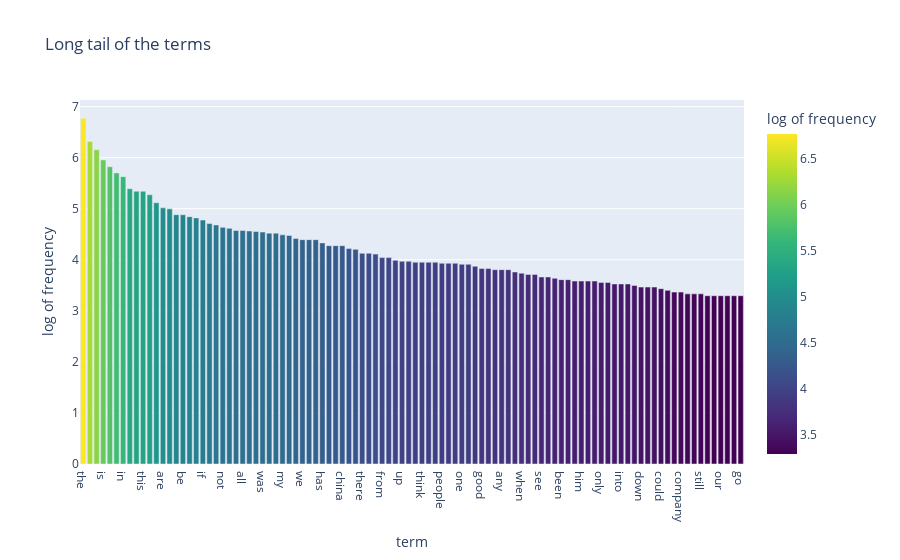

The notebook cell saved with this chart:
### Markdown cell above
### >>> **Exercise 15 (take home):**

### Code cell
# Answer here

n=100 # how many terms we want to display
df3 = pd.DataFrame({ 'term': count_vect.get_feature_names_out(), 'log of frequency': term_frequencies_log})
df3_sorted = df3.sort_values('log of frequency', ascending=False).head(n)

# One-line plot
fig = pyex.bar(df3_sorted, 
                         x='term', 
                         y='log of frequency', 
                         title='Long tail of the terms',
                         color='log of frequency',
                         color_continuous_scale='viridis')
fig.show()

'''
we can observe that :
- the y scale has been reduced : from 0-30k to 0-10, 
    - Makes it easier for the mind to compare
- the arithmetic difference between the values are now manageable : now, the smaller values are not graphically shrinked anymore into oblivion because of the big values.
    - We can thus observe the long tail in more details
'''

### Figure 1 — Plotly figure (JSON) as saved in the notebook; plotly's stock layout.template omitted (floating-point values rounded to 4 significant figures)
{"data": [{"hovertemplate": "term=%{x}<br>log of frequency=%{marker.color}<extra></extra>", "legendgroup": "", "marker": {"color": [6.773, 6.317, 6.155, 5.956, 5.823, 5.7, 5.628, 5.394, 5.342, 5.342, 5.273, 5.118, 5.017, 4.997, 4.883, 4.883, 4.844, 4.82, 4.779, 4.71, 4.682, 4.635, 4.615, 4.575, 4.575, 4.564, 4.554, 4.543, 4.522, 4.522, 4.489, 4.477, 4.419, 4.394, 4.394, 4.394, 4.331, 4.277, 4.277, 4.277, 4.22, 4.205, 4.127, 4.127, 4.111, 4.043, 4.043, 3.989, 3.97, 3.97, 3.951, 3.951, 3.951, 3.951, 3.932, 3.932, 3.932, 3.912, 3.912, 3.871, 3.829, 3.829, 3.807, 3.807, 3.807, 3.761, 3.738, 3.714, 3.714, 3.664, 3.664, 3.638, 3.611, 3.611, 3.584, 3.584, 3.584, 3.584, 3.555, 3.555, 3.526, 3.526, 3.526, 3.497, 3.466, 3.466, 3.466, 3.434, 3.401, 3.367, 3.367, 3.332, 3.332, 3.332, 3.296, 3.296, 3.296, 3.296, 3.296, 3.296], "coloraxis": "coloraxis", "pattern": {"shape": ""}}, "name": "", "orientation": "v", "showlegend": false, "textposition": "auto", "type": "bar", "x": ["the", "to", "and", "is", "it", "of", "in", "that", "for", "this", "you", "on", "are", "they", "he", "be", "will", "with", "if", "as", "but", "not", "so", "have", "all", "us", "just", "was", "at", "trump", "my", "what", "like", "we", "can", "or", "has", "their", "market", "china", "about", "more", "there", "now", "no", "from", "re", "by", "up", "do", "some", "think", "even", "them", "people", "his", "how", "one", "going", "your", "good", "money", "would", "any", "out", "an", "when", "who", "than", "see", "tariffs", "why", "been", "get", "time", "him", "other", "make", "only", "want", "me", "into", "don", "then", "down", "doing", "over", "could", "because", "right", "company", "silver", "stock", "still", "should", "years", "our", "day", "after", "go"], "xaxis": "x", "y": [6.773, 6.317, 6.155, 5.956, 5.823, 5.7, 5.628, 5.394, 5.342, 5.342, 5.273, 5.118, 5.017, 4.997, 4.883, 4.883, 4.844, 4.82, 4.779, 4.71, 4.682, 4.635, 4.615, 4.575, 4.575, 4.564, 4.554, 4.543, 4.522, 4.522, 4.489, 4.477, 4.419, 4.394, 4.394, 4.394, 4.331, 4.277, 4.277, 4.277, 4.22, 4.205, 4.127, 4.127, 4.111, 4.043, 4.043, 3.989, 3.97, 3.97, 3.951, 3.951, 3.951, 3.951, 3.932, 3.932, 3.932, 3.912, 3.912, 3.871, 3.829, 3.829, 3.807, 3.807, 3.807, 3.761, 3.738, 3.714, 3.714, 3.664, 3.664, 3.638, 3.611, 3.611, 3.584, 3.584, 3.584, 3.584, 3.555, 3.555, 3.526, 3.526, 3.526, 3.497, 3.466, 3.466, 3.466, 3.434, 3.401, 3.367, 3.367, 3.332, 3.332, 3.332, 3.296, 3.296, 3.296, 3.296, 3.296, 3.296], "yaxis": "y"}], "layout": {"barmode": "relative", "coloraxis": {"colorbar": {"title": {"text": "log of frequency"}}, "colorscale": [[0, "#440154"], [0.1111, "#482878"], [0.2222, "#3e4989"], [0.3333, "#31688e"], [0.4444, "#26828e"], [0.5556, "#1f9e89"], [0.6667, "#35b779"], [0.7778, "#6ece58"], [0.8889, "#b5de2b"], [1, "#fde725"]]}, "legend": {"tracegroupgap": 0}, "title": {"text": "Long tail of the terms"}, "xaxis": {"anchor": "y", "domain": [0, 1], "title": {"text": "term"}}, "yaxis": {"anchor": "x", "domain": [0, 1], "title": {"text": "log of frequency"}}}}
